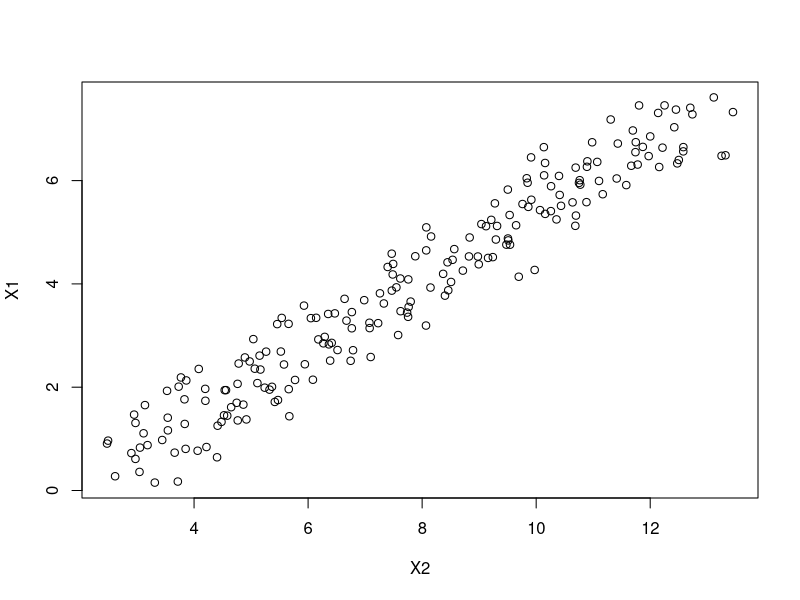
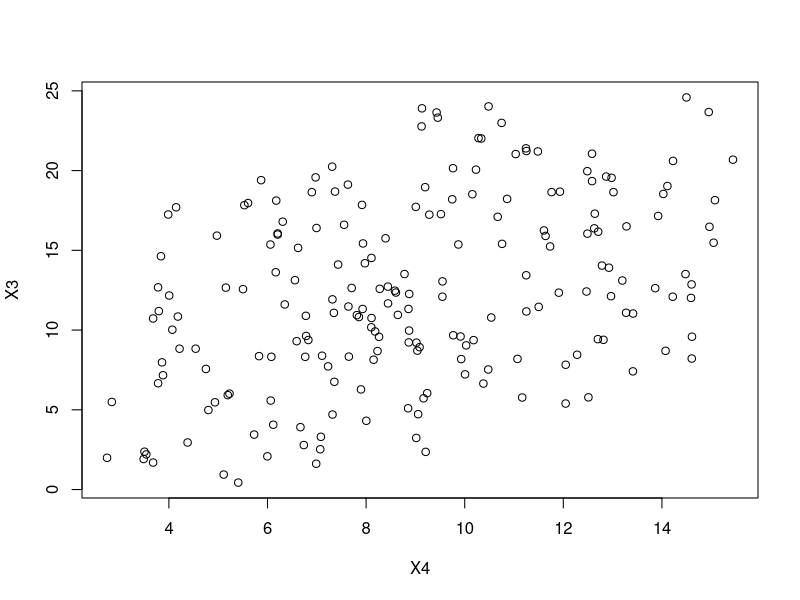

Recreate these plots in R, in order.
data("airquality")
head(airquality,15)
library(dplyr)
airquality = airquality %>%
  subset(is.na(Solar.R)==FALSE & is.na(Ozone)==FALSE)
Y = seq(from=0, to=20, by=0.1)
X1 = (Y-2)/3 + runif(length(Y), min=0.5, max=2)
X2 = (Y+3)/2 + runif(length(Y), min=0.5, max=2)
df = as.data.frame(cbind(Y, X1, X2))
summary(lm(Y~X1, data=df))
summary(lm(Y~X2, data=df))
summary(lm(Y~X1+X2,data = df))
plot(X1~X2)
cor(X1, X2) #0.9607188
####Exercise1####
Y = seq(from=0, to=20, by=0.1)
X3=(Y-2)/3+runif(length(Y),min=0,max=20)
X4=(Y+3)/2+runif(length(Y),min=0.1,max=5)
summary(lm(Y~X3, data=df))
summary(lm(Y~X4, data=df))
summary(lm(Y~X3+X4,data = df))
plot(X3~X4)
cor(X3, X4) #0.2748938
#When I change the noise, the correlation value between X3 and X4 become smaller.Points are more scattered
####



####Exercise2####
mod1 = lm(Temp~Wind, data=airquality)
summary(mod1)
mod2 = lm(Temp~Wind+Solar.R, data=airquality)
summary(mod2)
anova(mod1,mod2)
res1=residuals(mod1)
RSS1=sum(res1^2)
RSS1 #7520.672
res2=residuals(mod2)
RSS2=sum(res2^2)
RSS2 #6979.506
Fvalue=((RSS1-RSS2)/(3-2))/(RSS2/(111-3))
Fvalue #8.373933
Pvalue=pf(8.374,1,108,lower.tail=FALSE)
Pvalue  #0.004605471


mod3 = lm(Temp~Wind+Solar.R+Ozone, data=airquality)
summary(mod3)
anova(mod2,mod3)
#pvalue=2.424e-09,so mod3 explains significantly greater amount of variance compare to mod 2. 
#The probablity for mod2 to explain the same amount of variance as mod3 is 2.424e-09
res3=residuals(mod3)
RSS3=sum(res3^2)
RSS3 #4996.601
Fstatistic=((RSS2-RSS3)/(4-3))/(RSS3/(111-4))
Fstatistic #42.463
p=pf(42.463,1,107,lower.tail=F)
p #2.423528e-09
  
####Exercise3####
AIC1=AIC(mod1)
AIC1 #788.9671
AIC2=AIC(mod2)
AIC2 #782.6779
AIC3=AIC(mod3)
AIC3 #747.5795
#mod3 can loss least information, so mod3 is the best model.
